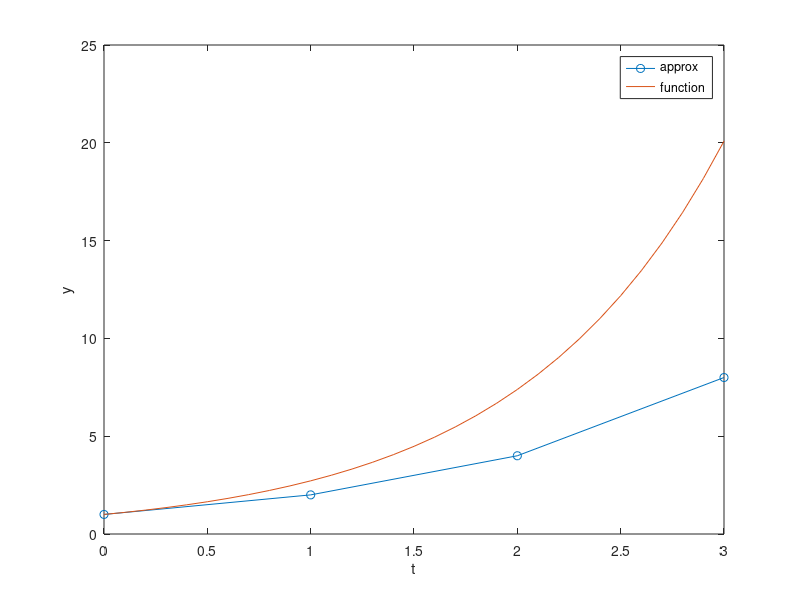

This chart was generated by the following MATLAB code:
clc
clear
close all
a=0;b=3;
n=3;
h=(b-a)/n
f = @(t,y) y;
y(1)=1;

for i=1:n
    t(i)=a+(i-1)*h;
    y(i+1)=y(i)+h*f(t(i),y(i));
    
end
 t(n+1)=b
x=linspace(0,3,4)
plot(t,y,'-o')
hold on
t_1=0:0.1:3;
plot(t_1,exp(t_1))
xlabel('t')
ylabel('y')
legend('approx','function')
